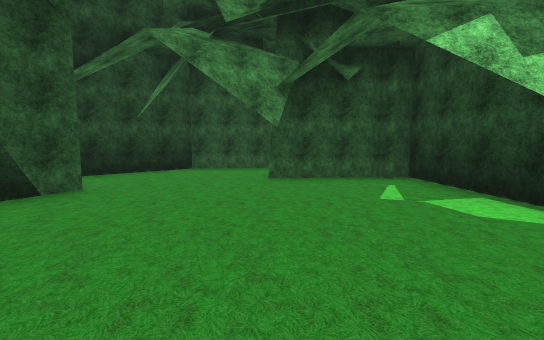
view 1 (above)

23 first-person views from a walk through a scene from a Unity 3-D project. The camera is 1.4 m above the floor, tilts 6° down and sees 90° across. The floor is counted in squares, 2 m on a side. Each view is taken from the middle of a square. On the plan, view 1 faces up. The plan holds only what a view shows up to about 9 squares ahead; the rest is blank. The place goes on beyond the plan. Some animated figures are not drawn. Some surface patterns are stand-ins.

view 2
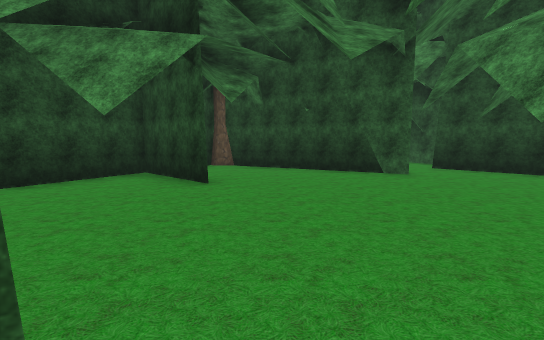

view 3
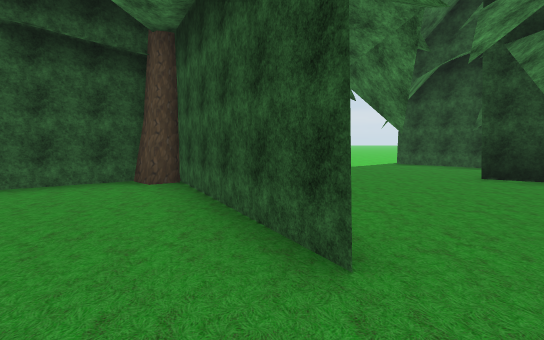

view 4
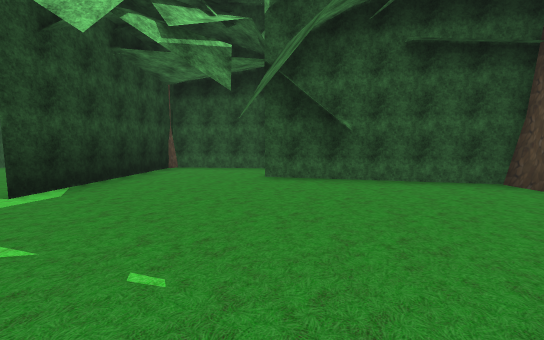

view 5
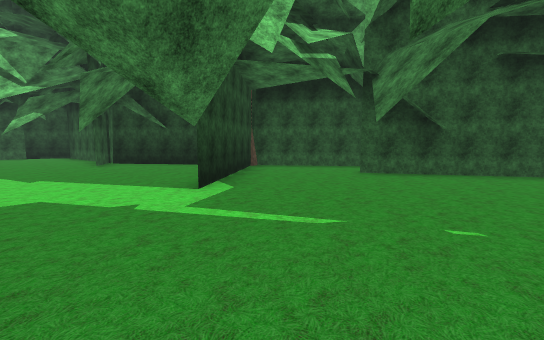

view 6
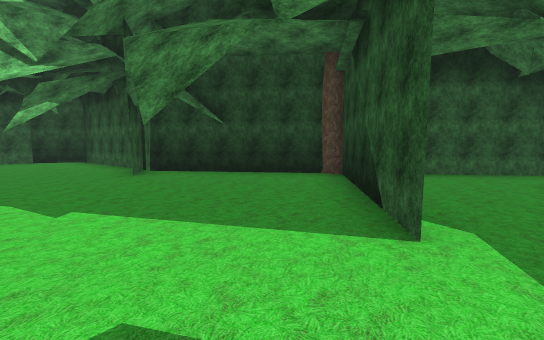

view 7
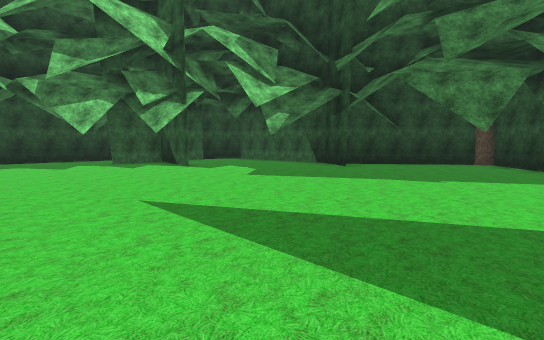

view 8
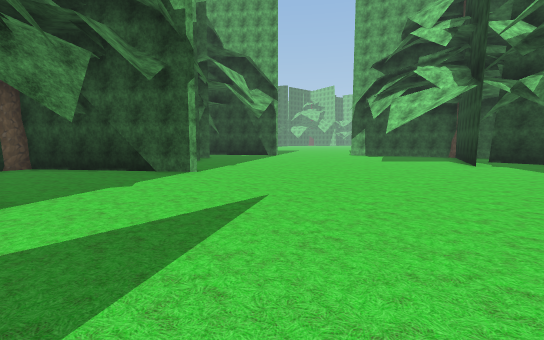

view 9
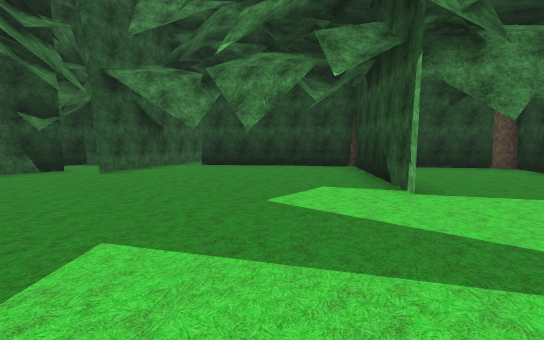

view 10
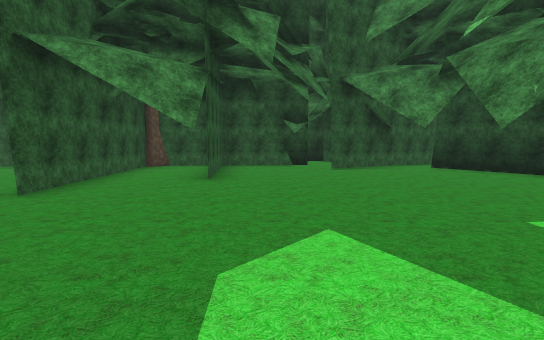

view 11
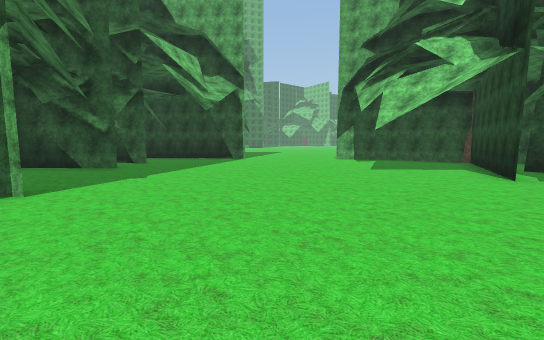

view 12
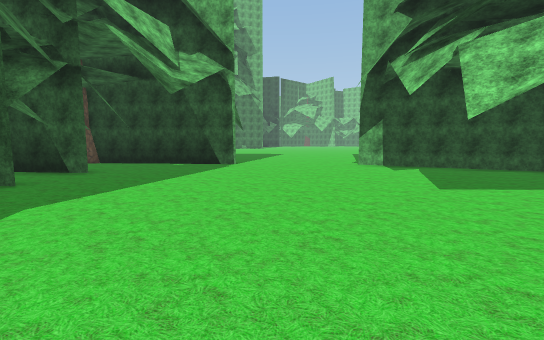

view 13
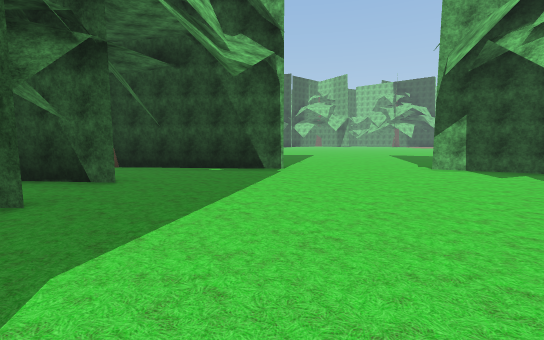

view 14
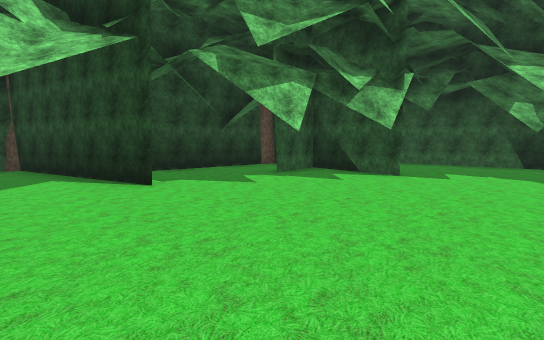

view 15
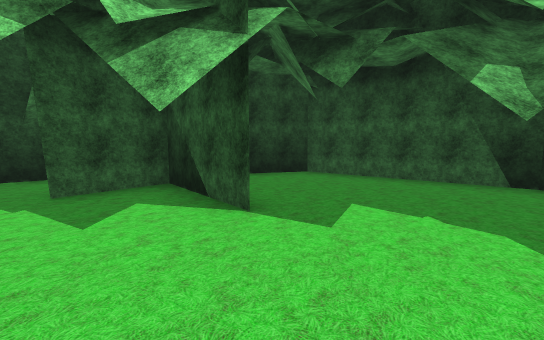

view 16
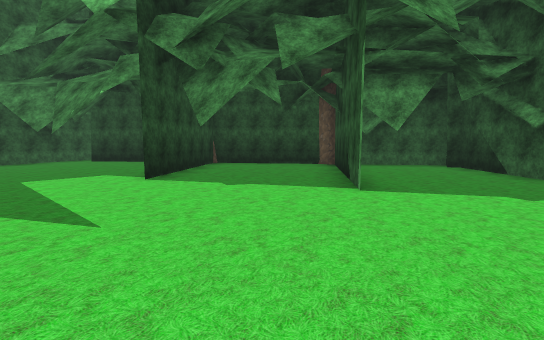

view 17
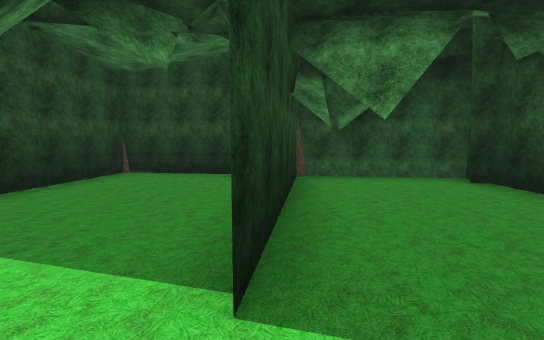

view 18
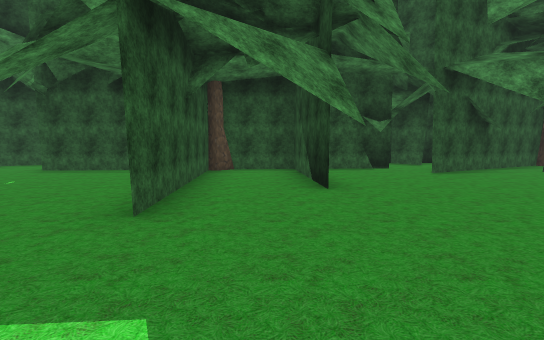

view 19
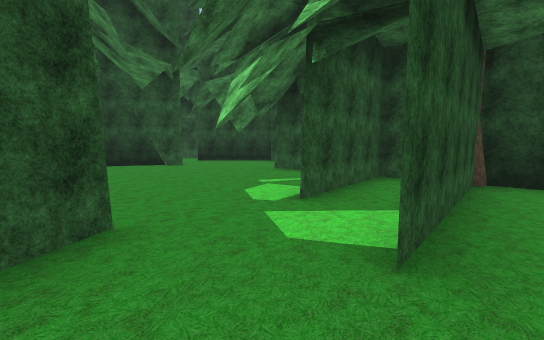

view 20
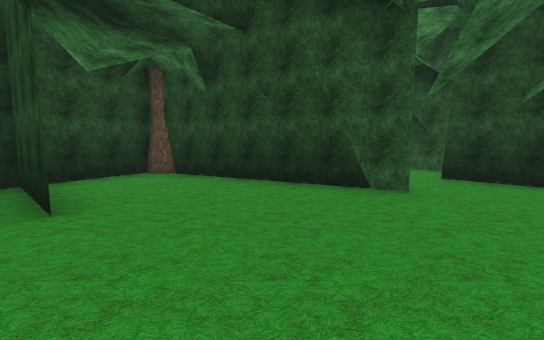

view 21
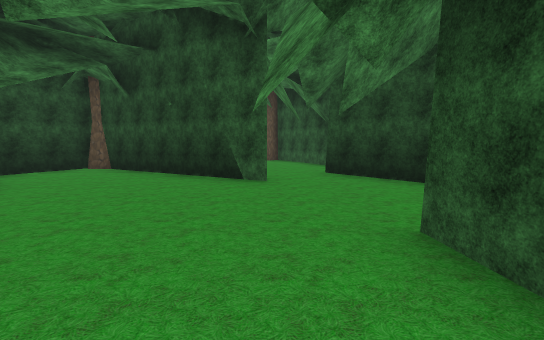

view 22
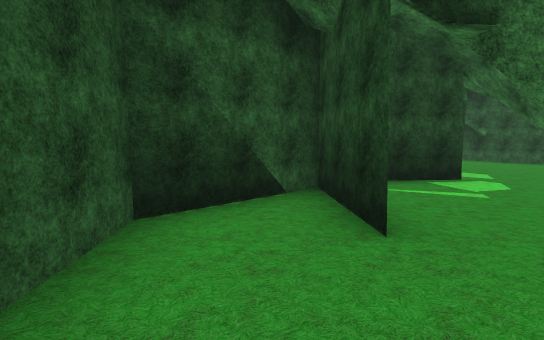

view 23
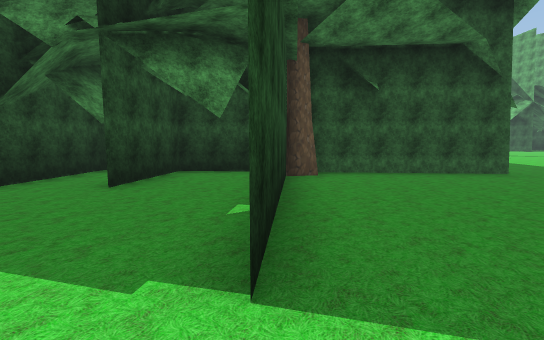

### Floor plan
Key: @ floor where view 1 was taken; # wall or solid block; x gap in a wall; . floor; O other object.
Columns run from 7 left of view 1 to 24 right of it. Each row starts with its distance up from view 1.
 29                             ..
 28                             ..
 27                             ..
 26                              .
 25                            ##.
 24                           ##..
 23                          ##...
 22                        ####...
 21                        #..##..
 20                    ######..#...
 19                  ###..###..##...
 18                  #OO...O........
 17                 ##.#O...........
 16                ##...##.........#
 15           O  ####....#.........#
 14           ####..##.............#
 13           ###....#.........O...#
 12          ####...................
 11          ####...............####
 10          #OO..................x
  9            #................. #
  8       O    ####..............O#
  7     ###### #...............#.O
  6  ####....####O##..........###O
  5 ## #...######...............#
  4    ##.....##................#
  3    ##.....##..........#...#O
  2   ##.....O.O.....##...###
  1   #...............##.##
  0   O....@..#........O##
 -1   #..#....##...##.###
 -2   ####.... #.######
 -3      ##.O. #O#

Where each view was taken, in squares from view 1:
view 1: 0 up, 0 right, facing up
view 2: 1 up, 3 right, facing left
view 3: 2 up, 3 right, facing down
view 4: 3 up, 5 right, facing down-right
view 5: 5 up, 6 right, facing down-right
view 6: 5 up, 9 right, facing down-right
view 7: 10 up, 11 right, facing down-right
view 8: 9 up, 11 right, facing up-right
view 9: 9 up, 12 right, facing up-left
view 10: 9 up, 12 right, facing left
view 11: 10 up, 14 right, facing up-right
view 12: 12 up, 16 right, facing up-right
view 13: 14 up, 16 right, facing up-right
view 14: 12 up, 16 right, facing down-right
view 15: 8 up, 16 right, facing down-right
view 16: 11 up, 16 right, facing up-left
view 17: 14 up, 15 right, facing up-left
view 18: 7 up, 11 right, facing left
view 19: 0 up, 5 right, facing up-left
view 20: 2 up, 1 right, facing left
view 21: 4 up, 2 right, facing left
view 22: 6 up, 2 left, facing right
view 23: 18 up, 22 right, facing up-left
